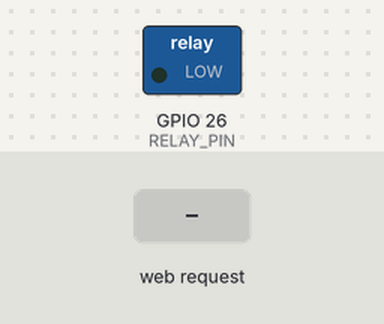
The sketch below on a simulated ESP32. Parts: switched loads named in the sketch (green lamp = pin HIGH). The inputs (shaded band) are chosen by the test bench. WiFi joins after 1.5 s; servers stay silent unless stated; what the sketch prints to the serial monitor is not drawn.

Above: at 3.2 s.
3.3 s: HTTP request GET /relay?state=ON received
At 4.0 s:
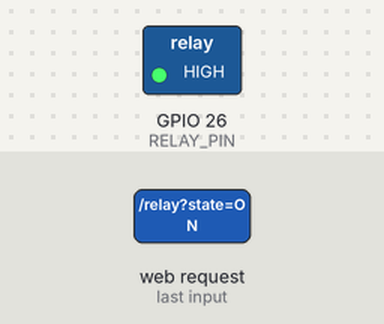
4.8 s: HTTP request GET /relay?state=OFF received
At 5.1 s:
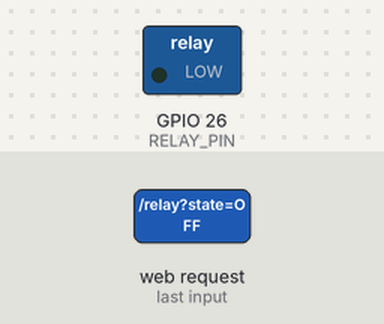
Timing chart, 0 to 7.8 s (numbered marks = the images above; inputs shaded):
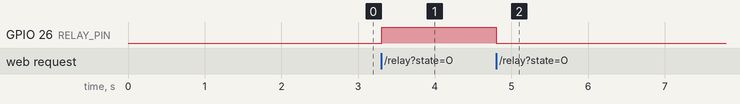

Measured:
- after the input at 3.3 s, GPIO 26 (RELAY_PIN): LOW → HIGH at once
- after the input at 4.8 s, GPIO 26 (RELAY_PIN): HIGH → LOW at once

The sketch:

relay_controller.ino
```cpp
/*
 * SolarGuard AI — ESP32 Relay Controller Firmware
 * ================================================
 * Connects to WiFi, hosts a simple HTTP web server on port 80.
 * Python script on laptop sends GET requests to control a relay
 * that triggers the panel cleaning mechanism.
 *
 * Endpoints:
 *   GET /relay?state=ON   → turn relay ON  (cleaner starts)
 *   GET /relay?state=OFF  → turn relay OFF (cleaner stops)
 *   GET /status           → JSON status of relay, uptime, WiFi
 *   GET /                 → simple HTML status page
 *
 * Hardware:
 *   - ESP32 (any variant)
 *   - Relay module connected to RELAY_PIN (GPIO 26)
 *   - Active HIGH relay (change RELAY_ACTIVE_HIGH if needed)
 *
 * Libraries:
 *   - WiFi.h (built-in with ESP32 Arduino core)
 *   - WebServer.h (built-in)
 *
 * Author: SolarGuard AI Project
 */

#include <WiFi.h>
#include <WebServer.h>
#include <ArduinoJson.h>  // Install via: Arduino Library Manager → ArduinoJson

// ── WiFi Credentials ─────────────────────────────────
const char* WIFI_SSID     = "SolarNet";          // ← change to your WiFi SSID
const char* WIFI_PASSWORD = "your_password";     // ← change to your WiFi password

// ── Hardware ──────────────────────────────────────────
const int RELAY_PIN       = 26;     // GPIO pin connected to relay IN
const bool RELAY_ACTIVE_HIGH = true; // true = relay ON when pin HIGH
                                     // false = relay ON when pin LOW (active-low modules)

// ── Web Server ────────────────────────────────────────
WebServer server(80);

// ── State ─────────────────────────────────────────────
bool relayState = false;
unsigned long startTime = 0;
unsigned long lastCommandTime = 0;
int commandCount = 0;
int relayOnCount = 0;

// ─────────────────────────────────────────────────────
// Relay Control
// ─────────────────────────────────────────────────────
void setRelay(bool on) {
  relayState = on;
  digitalWrite(RELAY_PIN, RELAY_ACTIVE_HIGH ? (on ? HIGH : LOW)
                                             : (on ? LOW : HIGH));
  Serial.printf("[RELAY] %s\n", on ? "ON  → cleaning mechanism ACTIVE" : "OFF → cleaning mechanism STOPPED");
}

// ─────────────────────────────────────────────────────
// HTTP Route Handlers
// ─────────────────────────────────────────────────────
void handleRelay() {
  // GET /relay?state=ON  or  ?state=OFF
  if (!server.hasArg("state")) {
    server.send(400, "application/json", "{\"error\":\"Missing 'state' parameter\"}");
    return;
  }

  String stateArg = server.arg("state");
  stateArg.toUpperCase();

  bool newState;
  if (stateArg == "ON") {
    newState = true;
    relayOnCount++;
  } else if (stateArg == "OFF") {
    newState = false;
  } else {
    server.send(400, "application/json", "{\"error\":\"state must be ON or OFF\"}");
    return;
  }

  setRelay(newState);
  commandCount++;
  lastCommandTime = millis();

  // JSON response
  StaticJsonDocument<128> doc;
  doc["relay"]  = relayState ? "ON" : "OFF";
  doc["ok"]     = true;
  doc["uptime"] = (millis() - startTime) / 1000;

  String resp;
  serializeJson(doc, resp);
  server.send(200, "application/json", resp);
}

void handleStatus() {
  // GET /status → full JSON status
  StaticJsonDocument<256> doc;
  doc["relay"]         = relayState ? "ON" : "OFF";
  doc["uptime_sec"]    = (millis() - startTime) / 1000;
  doc["commands_recv"] = commandCount;
  doc["relay_on_count"]= relayOnCount;
  doc["wifi_rssi"]     = WiFi.RSSI();
  doc["ip"]            = WiFi.localIP().toString();
  doc["ssid"]          = WiFi.SSID();

  String resp;
  serializeJson(doc, resp);
  server.send(200, "application/json", resp);
}

void handleRoot() {
  // Simple human-readable status page
  String color = relayState ? "#ef4444" : "#22c55e";
  String status = relayState ? "ON — Cleaning ACTIVE" : "OFF — Panel OK";
  unsigned long upSec = (millis() - startTime) / 1000;
  unsigned long h = upSec / 3600, m = (upSec % 3600) / 60, s = upSec % 60;

  String html = R"rawliteral(
<!DOCTYPE html><html lang="en"><head>
<meta charset="UTF-8"><meta name="viewport" content="width=device-width,initial-scale=1">
<meta http-equiv="refresh" content="3">
<title>SolarGuard ESP32</title>
<style>
  body{font-family:monospace;background:#060b14;color:#e2e8f0;margin:0;padding:24px}
  h1{color:#38bdf8;font-size:1.4rem;margin-bottom:8px}
  .card{background:rgba(255,255,255,0.06);border:1px solid rgba(99,179,237,0.15);
        border-radius:12px;padding:20px;margin:12px 0;max-width:400px}
  .status{font-size:1.6rem;font-weight:bold;color:)rawliteral" + color + R"rawliteral(}
  .row{display:flex;justify-content:space-between;margin:6px 0;font-size:0.85rem}
  .label{color:#64748b} .val{color:#94a3b8}
</style></head><body>
<h1>⚡ SolarGuard AI — ESP32</h1>
<div class="card">
  <div class="status">Relay: )rawliteral" + status + R"rawliteral(</div>
  <div class="row"><span class="label">Uptime</span><span class="val">)rawliteral";

  html += String(h) + "h " + String(m) + "m " + String(s) + "s";
  html += R"rawliteral(</span></div>
  <div class="row"><span class="label">WiFi RSSI</span><span class="val">)rawliteral";
  html += String(WiFi.RSSI()) + " dBm";
  html += R"rawliteral(</span></div>
  <div class="row"><span class="label">Commands Received</span><span class="val">)rawliteral";
  html += String(commandCount);
  html += R"rawliteral(</span></div>
  <div class="row"><span class="label">Relay Triggers</span><span class="val">)rawliteral";
  html += String(relayOnCount);
  html += R"rawliteral(</span></div>
  <div class="row"><span class="label">IP Address</span><span class="val">)rawliteral";
  html += WiFi.localIP().toString();
  html += R"rawliteral(</span></div>
</div>
<p style="color:#475569;font-size:0.7rem">Auto-refreshes every 3 seconds</p>
</body></html>)rawliteral";

  server.send(200, "text/html", html);
}

void handleNotFound() {
  server.send(404, "application/json", "{\"error\":\"Not found\"}");
}

// ─────────────────────────────────────────────────────
// Setup
// ─────────────────────────────────────────────────────
void setup() {
  Serial.begin(115200);
  delay(500);

  Serial.println("\n\n================================================");
  Serial.println("  SolarGuard AI — ESP32 Relay Controller");
  Serial.println("================================================");

  // Relay pin
  pinMode(RELAY_PIN, OUTPUT);
  setRelay(false);  // Start with relay OFF
  Serial.printf("Relay pin: GPIO %d (active %s)\n",
                RELAY_PIN, RELAY_ACTIVE_HIGH ? "HIGH" : "LOW");

  // WiFi
  Serial.printf("Connecting to WiFi: %s", WIFI_SSID);
  WiFi.mode(WIFI_STA);
  WiFi.begin(WIFI_SSID, WIFI_PASSWORD);

  int attempts = 0;
  while (WiFi.status() != WL_CONNECTED && attempts < 30) {
    delay(500);
    Serial.print(".");
    attempts++;
  }

  if (WiFi.status() != WL_CONNECTED) {
    Serial.println("\n[ERROR] WiFi connection failed! Restarting...");
    delay(3000);
    ESP.restart();
  }

  Serial.println("\n✅ WiFi connected!");
  Serial.printf("   IP Address : %s\n", WiFi.localIP().toString().c_str());
  Serial.printf("   RSSI       : %d dBm\n", WiFi.RSSI());

  // Routes
  server.on("/",          HTTP_GET, handleRoot);
  server.on("/relay",     HTTP_GET, handleRelay);
  server.on("/status",    HTTP_GET, handleStatus);
  server.onNotFound(handleNotFound);

  server.begin();
  startTime = millis();

  Serial.println("\n🚀 HTTP server started");
  Serial.printf("   Open: http://%s/\n", WiFi.localIP().toString().c_str());
  Serial.println("\nEndpoints:");
  Serial.printf("   GET /relay?state=ON   → Relay ON\n");
  Serial.printf("   GET /relay?state=OFF  → Relay OFF\n");
  Serial.printf("   GET /status           → JSON status\n");
  Serial.println("================================================\n");
}

// ─────────────────────────────────────────────────────
// Loop
// ─────────────────────────────────────────────────────
void loop() {
  server.handleClient();

  // WiFi watchdog — reconnect if disconnected
  if (WiFi.status() != WL_CONNECTED) {
    Serial.println("[WARN] WiFi lost — reconnecting...");
    WiFi.reconnect();
    delay(5000);
  }

  // Safety: auto-turn off relay after 60 seconds if no command received
  // (prevents stuck relay if laptop script crashes)
  const unsigned long RELAY_TIMEOUT_MS = 60000;
  if (relayState && (millis() - lastCommandTime) > RELAY_TIMEOUT_MS) {
    Serial.println("[SAFETY] Relay auto-OFF (timeout — no command received for 60s)");
    setRelay(false);
  }

  delay(10);
}
```
